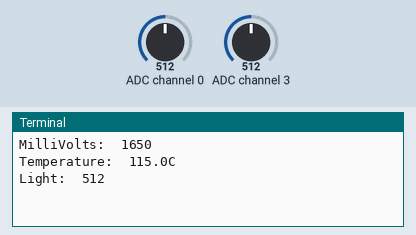
Bench run of a program on a simulated Raspberry Pi (BCM pin numbers). On the bench: the last lines printed to the terminal. The inputs (shaded band) are chosen by the test bench; at power-on: ADC channel 0 = 512, ADC channel 3 = 512 (analog values on the 0–1023 scale).

Above: at 1.2 s.
1.3 s: ADC channel 0 set to 716
2.8 s: ADC channel 3 set to 716
At 3.8 s:
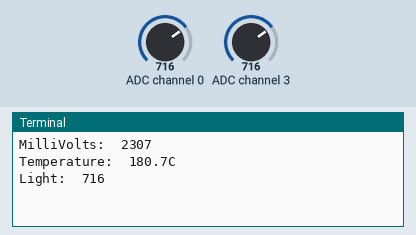
4.3 s: ADC channel 0 set to 900
5.8 s: ADC channel 3 set to 900
At 6.4 s:
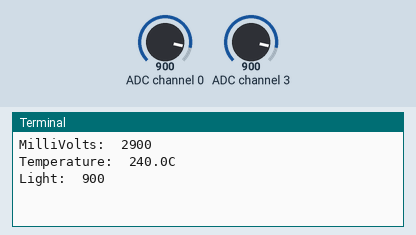
Timing chart, 0 to 8.3 s (numbered marks = the images above; inputs shaded):
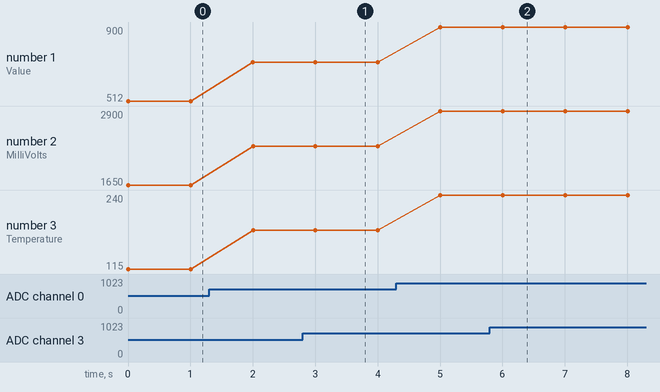

Measured:
- after the input at 2.8 s, the terminal: prints a new line after 0.20 s (image 1)
- after the input at 5.8 s, the terminal: prints a new line after 0.21 s (image 2)
- plotted number 1: 512 → 716 after the input at 1.3 s, 716 → 900 after the input at 4.3 s
- plotted number 2: 1650 → 2307 after the input at 1.3 s, 2307 → 2900 after the input at 4.3 s
- plotted number 3: 115 → 180.7 after the input at 1.3 s, 180.7 → 240 after the input at 4.3 s

The program:

tmp36_spi.py
```python
#!/usr/bin/env python

import spidev
import time
import os

spi = spidev.SpiDev()
spi.open(0,0)

DEBUG = 1;

# read SPI data from MCP3008 chip, 8 possible adc's (0 thru 7)
def readadc(adcnum):
        if ((adcnum > 7) or (adcnum < 0)):
                return -1
	r = spi.xfer2([1, (8 + adcnum) << 4, 0])
	adcout = ((r[1] & 3) << 8) + r[2]
	return adcout

# TMP36 connected to adc #0
temp_adc = 0;

while True:
	readadc(temp_adc)
	rawTemp = readadc(temp_adc)
	milliVolts = rawTemp * (3300.0 / 1024.0)
       	tempCelsius = ((milliVolts - 100.0) / 10.0) - 40.0

	if DEBUG:
		print "Value: ", rawTemp
		print "MilliVolts: ", "%d" % milliVolts

	print "Temperature: ", "%4.1fC" % tempCelsius
        print "Light: ", "%d" % readadc(3)
	print "\n"

	# hang out and do nothing for a half second
	time.sleep(1)
```
